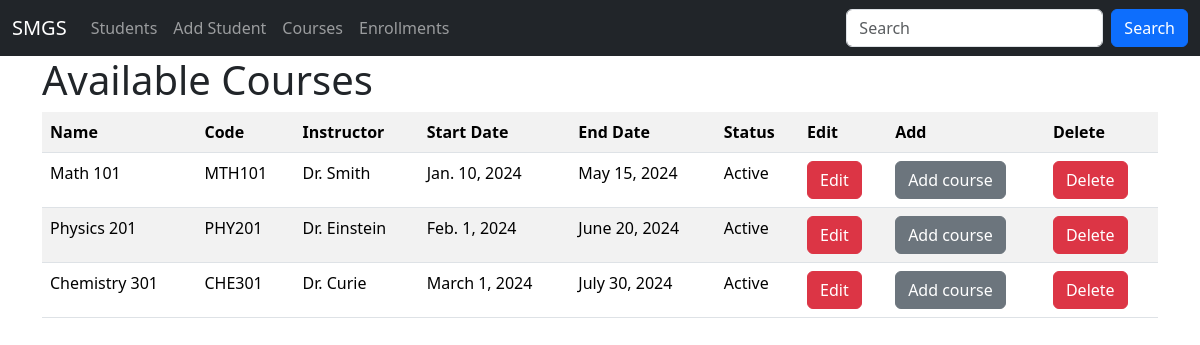
Page /courses/ on the committed database.
### main/models.py (models this page shows, shortened)
class Course(models.Model):
    name = models.CharField(max_length=100)
    code = models.CharField(max_length=10, unique=True)
    instructor = models.CharField(max_length=30)
    start_date = models.DateField()
    end_date = models.DateField()
    is_active = models.BooleanField(default=True)
    created_at = models.DateTimeField(default=datetime.now)
    updated_at = models.DateTimeField(auto_now=True)
    class Meta:
        db_table = 'course'

### main/views.py (the view)
# urls.py: path('courses/', views.course_list, name='course_list'),
def course_list(request):
    courses = Course.objects.all()
    return render(request, 'course_list.html', {'courses': courses})

### templates/course_list.html (shortened to what this page needs)
{% extends 'base.html' %}
{% block content %}
<div class="container">
    <h1>Available Courses</h1>
    <table class="table table-striped">
        <tr>
            <th>Name</th>
            <th>Code</th>
            <th>Instructor</th>
            <th>Start Date</th>
            <th>End Date</th>
            <th>Status</th>
            <th>Edit</th>
            <th>Add</th>
            <th>Delete</th>
        </tr>
        {% for course in courses %}
            <tr>
                <td>{{ course.name }}</td>
                <td>{{ course.code }}</td>
                <td>{{ course.instructor }}</td>
                <td>{{ course.start_date }}</td>
                <td>{{ course.end_date }}</td>
                <td>{{ course.is_active|yesno:"Active,Inactive" }}</td>
                <td>
                    <a class="btn btn-danger" href="{% url 'edit_course' course.id %}">Edit</a>
                </td>
                <td>
                    <a class="btn btn-secondary" href="{% url 'add_course' %}">Add course</a>
                </td>
                <td>
                    <a class="btn btn-danger" href="{% url 'delete_course' course.id %}"
                       onclick="return confirm('Are you sure?')">Delete</a>
                </td>
            </tr>
        {% empty %}
            <tr>
                <td colspan="7">No courses available.</td>
            </tr>
        {% endfor %}
    </table>
{% endblock %}

### templates/base.html (shortened to what this page needs)
<!DOCTYPE html>
<html lang="en">
<head>
    <link href="https://cdn.jsdelivr.net/npm/bootstrap@5.3.3/dist/css/bootstrap.min.css" rel="stylesheet">
</head>
<body>
<nav class="navbar navbar-expand-sm navbar-dark bg-dark">
  <div class="container-fluid">
    <a class="navbar-brand" href="#">SMGS</a>
    <div class="collapse navbar-collapse" id="mynavbar">
      <ul class="navbar-nav me-auto">
        <li class="nav-item">
          <a class="nav-link" href="{% url 'students' %}">Students</a>
        </li>
           <li class="nav-item">
          <a class="nav-link" href="{% url 'add_student' %}">Add Student</a>
        </li>
        <li class="nav-item">
          <a class="nav-link" href="{% url 'course_list' %}">Courses</a>
        </li>
        <li class="nav-item">
          <a class="nav-link" href="{% url 'enrollments' %}">Enrollments</a>
        </li>
      </ul>
      <form class="d-flex">
        <input class="form-control me-2" type="text" placeholder="Search">
        <button class="btn btn-primary" type="button">Search</button>
      </form>
    </div>
  </div>
</nav>
{% block content %}
{% endblock %}
</body>
</html>

### rows in the picture
Course: name "Math 101", code "MTH101", instructor "Dr. Smith", start_date "Jan. 10, 2024", end_date "May 15, 2024", is_active "Active"
Course: name "Physics 201", code "PHY201", instructor "Dr. Einstein", start_date "Feb. 1, 2024", end_date "June 20, 2024", is_active "Active"
Course: name "Chemistry 301", code "CHE301", instructor "Dr. Curie", start_date "March 1, 2024", end_date "July 30, 2024", is_active "Active"
